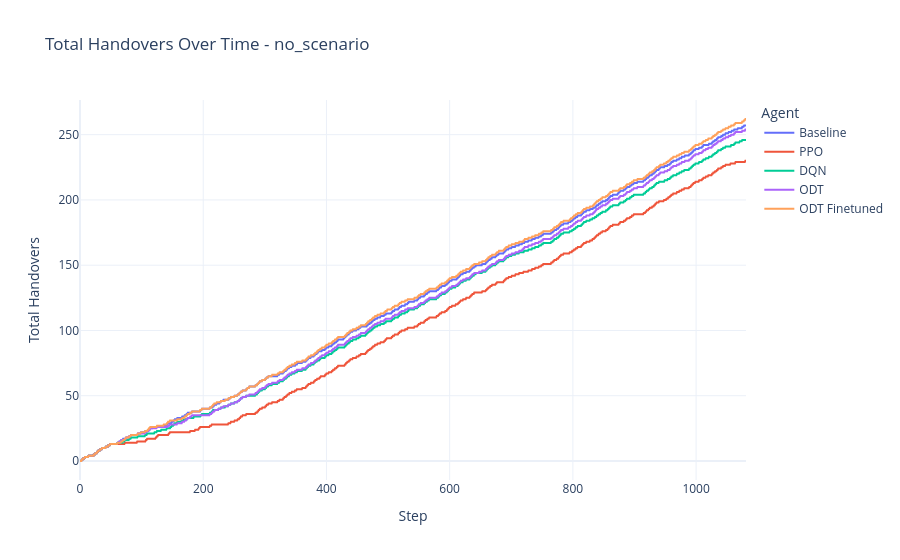
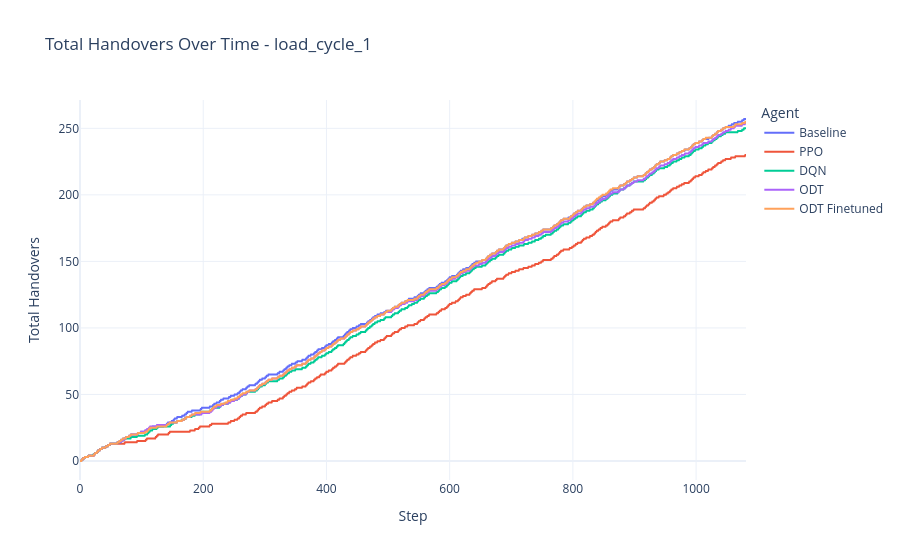
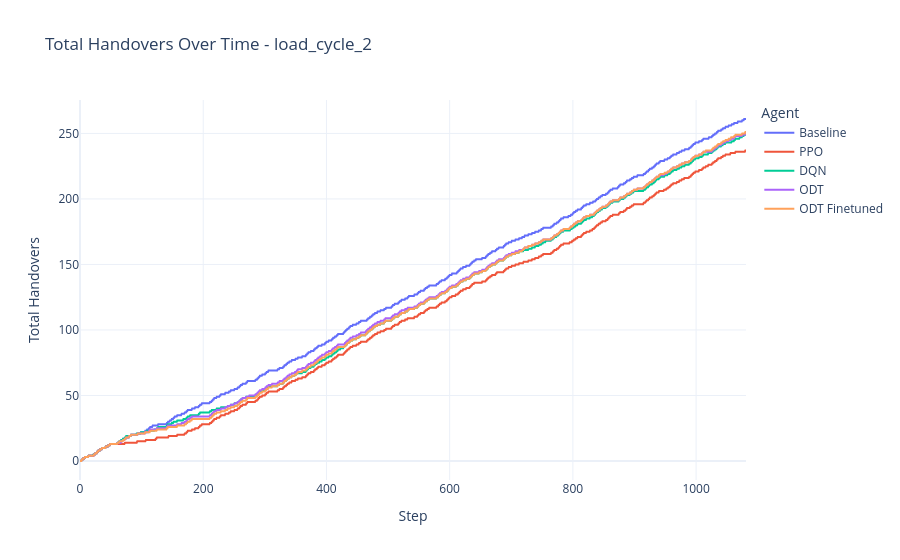
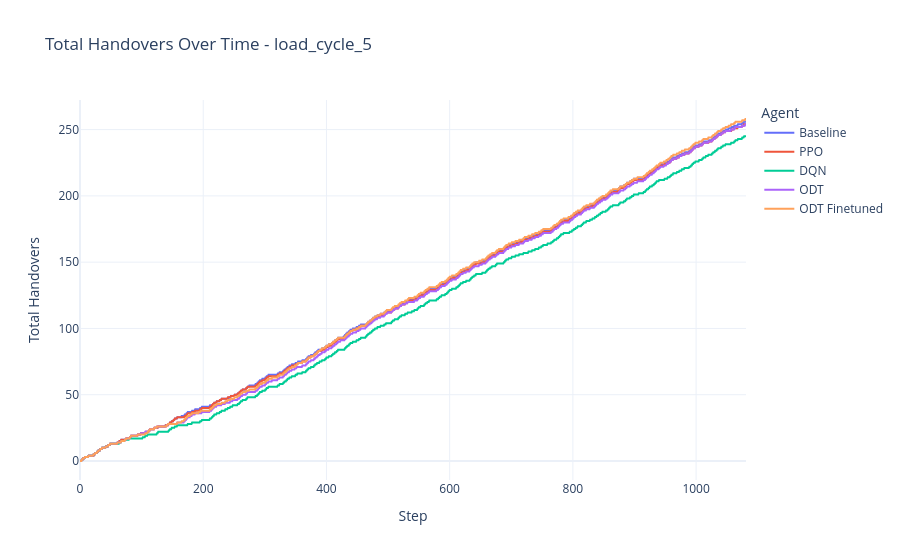

The cell these charts' notebook holds for them, in order:
### Code cell
import os

scenarios = ["no_scenario", "load_cycle_1", "load_cycle_2", "load_cycle_5", "medium_aircraft", "large_aircraft", "snr_congested"]
handover_idx = 6

for scenario in scenarios:
    base_path = f"BASELINE_observations_{scenario}.csv"
    ppo_path = f"PPO_observations_{scenario}.csv"
    dqn_path = f"DQN_observations_{scenario}.csv"
    odt_path = f"ODT_observations_{scenario}.csv"
    odt_finetuned_path = f"ODT_FINETUNED_observations_{scenario}.csv"

    if not (os.path.exists(base_path) and os.path.exists(ppo_path) and os.path.exists(dqn_path) and os.path.exists(odt_path) and os.path.exists(odt_finetuned_path)):
        print(f"Missing files for scenario '{scenario}', skipping.")
        continue

    obs_base = pd.read_csv(base_path).values
    obs_ppo = pd.read_csv(ppo_path).values
    obs_dqn = pd.read_csv(dqn_path).values
    obs_odt = pd.read_csv(odt_path).values
    obs_odt_finetuned = pd.read_csv(odt_finetuned_path).values

    fig = go.Figure()
    fig.add_trace(go.Scatter(y=obs_base[:, handover_idx], mode='lines', name='Baseline'))
    fig.add_trace(go.Scatter(y=obs_ppo[:, handover_idx], mode='lines', name='PPO'))
    fig.add_trace(go.Scatter(y=obs_dqn[:, handover_idx], mode='lines', name='DQN'))
    fig.add_trace(go.Scatter(y=obs_odt[:, handover_idx], mode='lines', name='ODT'))
    fig.add_trace(go.Scatter(y=obs_odt_finetuned[:, handover_idx], mode='lines', name='ODT Finetuned'))
    #fig.add_trace(go.Scatter(y=obs_odt_finetuned[:, handover_idx], mode='lines', name='ODT Finetuned'))
    fig.update_layout(
        title=f"Total Handovers Over Time - {scenario}",
        xaxis_title='Step',
        yaxis_title='Total Handovers',
        legend_title='Agent',
        template='plotly_white'
    )
    fig.show()

### Figure 1 — Plotly figure (JSON) as saved in the notebook; plotly's stock layout.template omitted (floating-point values rounded to 4 significant figures; data arrays with more than 128 entries replaced by an {"elided": "..."} marker saying what was removed)
{"data": [{"mode": "lines", "name": "Baseline", "type": "scatter", "y": {"elided": "1082 float values"}}, {"mode": "lines", "name": "PPO", "type": "scatter", "y": {"elided": "1082 float values"}}, {"mode": "lines", "name": "DQN", "type": "scatter", "y": {"elided": "1082 float values"}}, {"mode": "lines", "name": "ODT", "type": "scatter", "y": {"elided": "1082 float values"}}, {"mode": "lines", "name": "ODT Finetuned", "type": "scatter", "y": {"elided": "1082 float values"}}], "layout": {"legend": {"title": {"text": "Agent"}}, "title": {"text": "Total Handovers Over Time - no_scenario"}, "xaxis": {"title": {"text": "Step"}}, "yaxis": {"title": {"text": "Total Handovers"}}}}

### Figure 2 — Plotly figure (JSON) as saved in the notebook; plotly's stock layout.template omitted (floating-point values rounded to 4 significant figures; data arrays with more than 128 entries replaced by an {"elided": "..."} marker saying what was removed)
{"data": [{"mode": "lines", "name": "Baseline", "type": "scatter", "y": {"elided": "1082 float values"}}, {"mode": "lines", "name": "PPO", "type": "scatter", "y": {"elided": "1082 float values"}}, {"mode": "lines", "name": "DQN", "type": "scatter", "y": {"elided": "1082 float values"}}, {"mode": "lines", "name": "ODT", "type": "scatter", "y": {"elided": "1082 float values"}}, {"mode": "lines", "name": "ODT Finetuned", "type": "scatter", "y": {"elided": "1082 float values"}}], "layout": {"legend": {"title": {"text": "Agent"}}, "title": {"text": "Total Handovers Over Time - load_cycle_1"}, "xaxis": {"title": {"text": "Step"}}, "yaxis": {"title": {"text": "Total Handovers"}}}}

### Figure 3 — Plotly figure (JSON) as saved in the notebook; plotly's stock layout.template omitted (floating-point values rounded to 4 significant figures; data arrays with more than 128 entries replaced by an {"elided": "..."} marker saying what was removed)
{"data": [{"mode": "lines", "name": "Baseline", "type": "scatter", "y": {"elided": "1082 float values"}}, {"mode": "lines", "name": "PPO", "type": "scatter", "y": {"elided": "1082 float values"}}, {"mode": "lines", "name": "DQN", "type": "scatter", "y": {"elided": "1082 float values"}}, {"mode": "lines", "name": "ODT", "type": "scatter", "y": {"elided": "1082 float values"}}, {"mode": "lines", "name": "ODT Finetuned", "type": "scatter", "y": {"elided": "1082 float values"}}], "layout": {"legend": {"title": {"text": "Agent"}}, "title": {"text": "Total Handovers Over Time - load_cycle_2"}, "xaxis": {"title": {"text": "Step"}}, "yaxis": {"title": {"text": "Total Handovers"}}}}

### Figure 4 — Plotly figure (JSON) as saved in the notebook; plotly's stock layout.template omitted (floating-point values rounded to 4 significant figures; data arrays with more than 128 entries replaced by an {"elided": "..."} marker saying what was removed)
{"data": [{"mode": "lines", "name": "Baseline", "type": "scatter", "y": {"elided": "1082 float values"}}, {"mode": "lines", "name": "PPO", "type": "scatter", "y": {"elided": "1082 float values"}}, {"mode": "lines", "name": "DQN", "type": "scatter", "y": {"elided": "1082 float values"}}, {"mode": "lines", "name": "ODT", "type": "scatter", "y": {"elided": "1082 float values"}}, {"mode": "lines", "name": "ODT Finetuned", "type": "scatter", "y": {"elided": "1082 float values"}}], "layout": {"legend": {"title": {"text": "Agent"}}, "title": {"text": "Total Handovers Over Time - load_cycle_5"}, "xaxis": {"title": {"text": "Step"}}, "yaxis": {"title": {"text": "Total Handovers"}}}}
